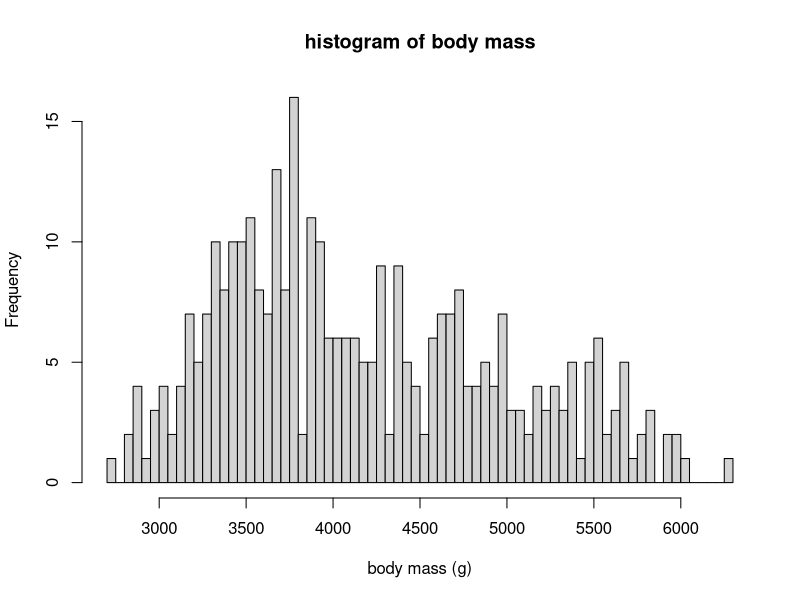
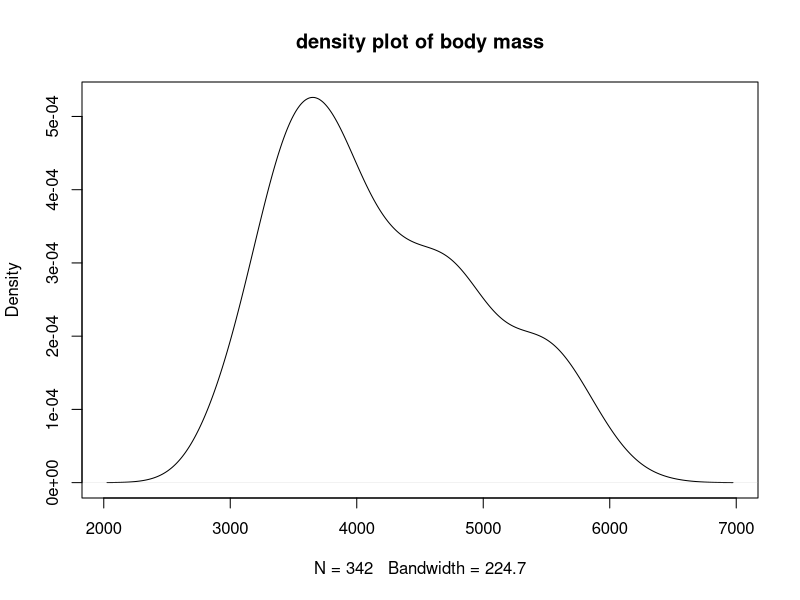
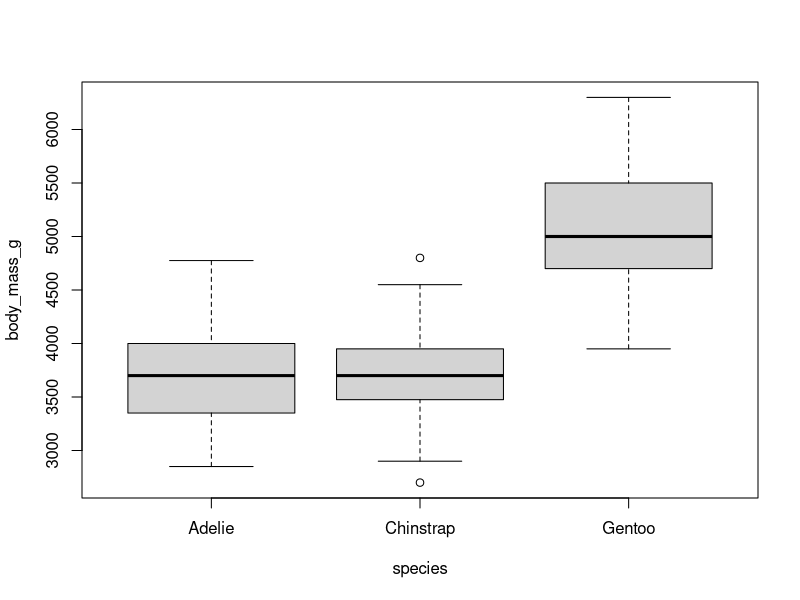
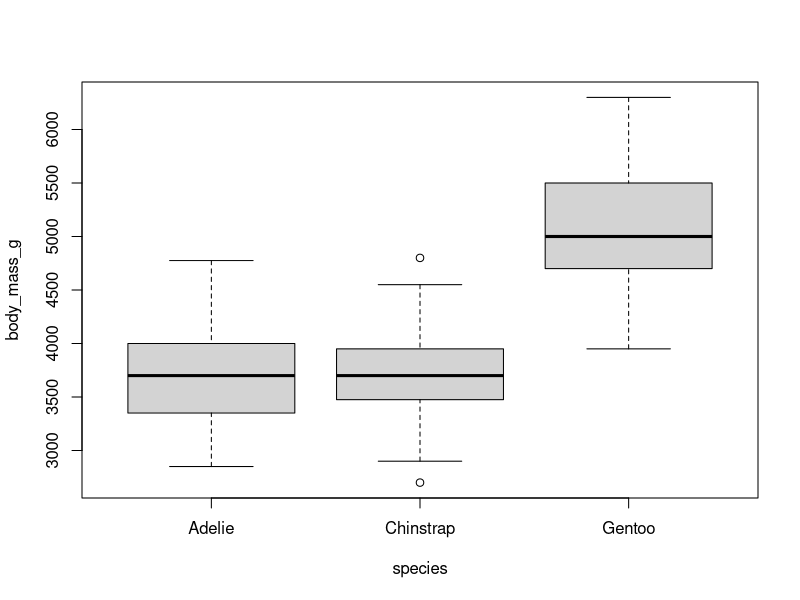

Here is the R script that generated these plots, in order:
require(palmerpenguins)
t.test(subset(penguins, species == "Gentoo")$flipper_length_mm)

t.test(
  x = subset(penguins, species == "Gentoo")$flipper_length_mm,
  mu = 218
)

t.test(
  x = subset(penguins, species == "Gentoo")$flipper_length_mm,
  mu = 218,
  alternative = "less"
)

t.test(flipper_length_mm ~ species, 
       data = subset(penguins, species != "Chinstrap"),
       alternative = "greater")

par(mfrow = c(1, 1))
hist(penguins$body_mass_g, breaks = 80, main = "histogram of body mass", xlab = "body mass (g)")
plot(density(penguins$body_mass_g, na.rm = TRUE), main = "density plot of body mass")


require(palmerpenguins)
boxplot(body_mass_g ~ species, data = penguins)

dat_chinstrap = subset(penguins, species == "Chinstrap")
mean(dat_chinstrap$body_mass_g, na.rm = TRUE)

shapiro.test(dat_chinstrap$body_mass_g)

aggregate(body_mass_g ~ species, data = penguins, FUN = mean)

fit_species = lm(body_mass_g ~ species, data = penguins)
summary(fit_species)

anova(fit_species)

fit_species = lm(body_mass_g ~ species, data = penguins)

boxplot(body_mass_g ~ species, data = penguins)

fit_additive = lm(body_mass_g ~ sex + species, data = penguins)
